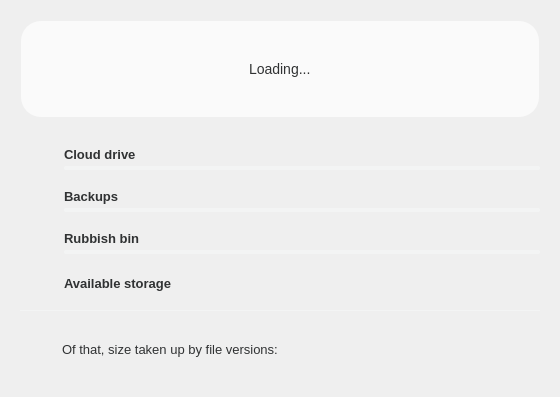
<?xml version="1.0" encoding="UTF-8"?>
<ui version="4.0">
 <class>AccountDetailsDialog</class>
 <widget class="QDialog" name="AccountDetailsDialog">
  <property name="enabled">
   <bool>true</bool>
  </property>
  <property name="geometry">
   <rect>
    <x>0</x>
    <y>0</y>
    <width>560</width>
    <height>397</height>
   </rect>
  </property>
  <property name="sizePolicy">
   <sizepolicy hsizetype="Fixed" vsizetype="Fixed">
    <horstretch>0</horstretch>
    <verstretch>0</verstretch>
   </sizepolicy>
  </property>
  <property name="minimumSize">
   <size>
    <width>560</width>
    <height>397</height>
   </size>
  </property>
  <property name="maximumSize">
   <size>
    <width>560</width>
    <height>397</height>
   </size>
  </property>
  <property name="windowTitle">
   <string>Account usage details</string>
  </property>
  <property name="windowIcon">
   <iconset theme="mega"/>
  </property>
  <property name="styleSheet">
   <string notr="true">/*ColorTokenIcon;Button;bCloudDrive;active;off;colorToken.icon-secondary*/
/*ColorTokenIcon;Button;bCloudDrive;normal;off;colorToken.icon-secondary*/
/*ColorTokenIcon;Button;bVault;active;off;colorToken.icon-secondary*/
/*ColorTokenIcon;Button;bVault;normal;off;colorToken.icon-secondary*/
/*ColorTokenIcon;Button;bRubbish;normal;off;colorToken.icon-secondary*/
/*ColorTokenIcon;Button;bRubbish;active;off;colorToken.icon-secondary*/
/*ColorTokenIcon;Button;bAvailable;normal;off;colorToken.icon-secondary*/
/*ColorTokenIcon;Button;bAvailable;active;off;colorToken.icon-secondary*/
/*ColorTokenIcon;Button;bVersionIcon;normal;off;colorToken.icon-secondary*/
/*ColorTokenIcon;Button;bVersionIcon;active;off;colorToken.icon-secondary*/

#wCircularStorage, #wCircularTransfer
{
qproperty-outerCircleBackgroundColor: #fff3f4f4; /*colorToken.surface-2*/
qproperty-innerCircleBackgroundColor: #ffffffff; /*colorToken.page-background*/

qproperty-lightOkProgressBarColors: #ff477ef7; /*colorToken.indicator-indigo*/
qproperty-darkOkProgressBarColors: #ff477ef7; /*colorToken.indicator-indigo*/
qproperty-lightWarnProgressBarColors: #fffb6514; /*colorToken.indicator-orange*/
qproperty-darkWarnProgressBarColors: #fffb6514; /*colorToken.indicator-orange*/
qproperty-lightFullProgressBarColors: #ffF63D6B; /*colorToken.indicator-pink*/
qproperty-darkFullProgressBarColors: #ffF63D6B; /*colorToken.indicator-pink*/

qproperty-okStateTextColor: #ff303233; /*colorToken.text-primary*/
}


#AccountDetailsDialog[storageState=&quot;ok&quot;] #headerBox #lUsedStorage
{
color: #ff09bf5b; /*colorToken.indicator-green*/
}

#AccountDetailsDialog[storageState=&quot;warning&quot;] #headerBox #lUsedStorage
{
color: #fffb6514; /*colorToken.indicator-orange*/
}

#AccountDetailsDialog[storageState=&quot;full&quot;] #headerBox #lUsedStorage
{
color: #fff63d6b; /*colorToken.indicator-pink*/
}

#AccountDetailsDialog[transferState=&quot;ok&quot;] #headerBox #lUsedTransfer
{
color: #ff09bf5b; /*colorToken.indicator-green*/
}

#AccountDetailsDialog[transferState=&quot;warning&quot;] #headerBox #lUsedTransfer
{
color: #fffb6514; /*colorToken.indicator-orange*/
}

#AccountDetailsDialog[transferState=&quot;full&quot;] #headerBox #lUsedTransfer
{
color: #fff63d6b; /*colorToken.indicator-pink*/
}

#AccountDetailsDialog[storageState=&quot;ok&quot;] #wDetailedUsage QProgressBar::chunk
{
background-color: #ff09bf5b; /*colorToken.indicator-green*/
}

#AccountDetailsDialog[storageState=&quot;warning&quot;] #wDetailedUsage QProgressBar::chunk
{
background-color: #fffb6514; /*colorToken.indicator-orange*/
}

#AccountDetailsDialog[storageState=&quot;full&quot;] #wDetailedUsage QProgressBar::chunk
{
background-color: #fff63d6b; /*colorToken.indicator-pink*/
}

#pLoading, #pStorageAndTransferUsage, #wStorageUsage, #wTransferUsage, #wStorageDetails, #wTransferDetails
{
background-color: transparent;
}

QGroupBox
{
margin-top: 10px;
margin-right: 10px;
margin-left: 10px;
margin-bottom: 10px;
border-radius: 15px;
}

#line
{
background-color: #fff3f4f4; /*colorToken.surface-2*/
border-style: none;
}

#headerBox
{
border-style:none;
border-radius:20px;
background-color: #fffafafa; /*colorToken.surface-1*/
}

QProgressBar
{
height: 4px;
min-height: 4px;
max-height: 4px;
border:0px;
border-radius: 2px;
background-color: #fff3f4f4; /*colorToken.surface-2*/
margin-bottom: 4px;
}

QProgressBar::chunk
{
background-color: #ff477EF7; /*colorToken.indicator-green*/
border-radius: 2px;
border:0px;
}

#wDetailedUsage QPushButton, #bVersionIcon
{
border-style: none;
background-color: transparent;
padding-left: 10px;
padding-right: 10px;
height: 22px;
color: transparent;
font-weight: bold;
}

#AccountDetailsDialog
{
border-radius: 0 0 4px 4px;
}

QLabel
{
background-color: transparent;
color: #ff303233; /*colorToken.text-primary*/
font-size: 13px;
}

#sHeader
{
    background-color: transparent;
}

#lCloudDrive, #lVault, #lRubbish, #lStorage, #lTransfer, #lAvailable
{
  font-weight: bold;
}

#lStorage, #lTransfer
{
  qproperty-alignment: 'AlignLeft | AlignVCenter';
}

#lCloudDrive, #lVault, #lRubbish, #lAvailable
{
    qproperty-alignment: 'AlignLeft | AlignBottom';
}

#wCloudDrive, #wRubbish, #wVault
{
    border: 0px;
}

#lStorage, #lTransfer, #lUsedStorage, #lUsedTransfer
{
    margin-left: 6px;
}

#lStorage, #lTransfer
{
    padding-bottom: 4px;
}

#lUsedCloudDrive, #lUsedVault,  #lUsedRubbish
{
    qproperty-alignment: 'AlignRight | AlignBottom';
    padding-right: 4px;
}

#lUsedByVersions
{
    qproperty-alignment: 'AlignRight | AlignVCenter';
    padding-right: 8px;
}

#wDetailedUsage
{
    min-height: 120px;
}

#bCloudDrive, #bVault, #bRubbish
{
    qproperty-iconSize: 24px;
}

#lLoading
{
    border-radius: 16px;
    background-color: transparent;
    height: 32px;
    max-height: 32px;
    min-height: 32px;
    min-width:10px;
    font-size: 14px;
    color: #ff303233; /*colorToken.text-primary*/
    padding-left:24px;
    padding-right:24px;
    qproperty-alignment: 'AlignVCenter | AlignHCenter';
}

#pLoading, #pStorageAndTransferUsage
{
    height: 96px;
    max-height: 96px;
    min-height: 96px;
}

#AccountDetailsDialog[loading=true]  #sHeader
{
    /* Loading page */
    qproperty-currentIndex: 0;
}

#AccountDetailsDialog[loading=false]  #sHeader
{
    /* Usage page */
    qproperty-currentIndex: 1;
}

#AccountDetailsDialog[accountType=&quot;free&quot;] #pStorageAndTransferUsage QStackedWidget, #AccountDetailsDialog[accountType=&quot;pro&quot;] #pStorageAndTransferUsage QStackedWidget
{
    /* Business account pages */
    qproperty-currentIndex: 0;
}

#AccountDetailsDialog[accountType=&quot;business&quot;]  #pStorageAndTransferUsage QStackedWidget
{
    /* Non-business account pages */
    qproperty-currentIndex: 1;
}

#pStorageAndTransferUsage #sStorage, #sTransfer
{
height: 65px;
width: 70px;
min-height: 65px;
min-width: 70px;
max-height: 65px;
max-width: 70px;
background-color: transparent;
}

#sStorage
{
margin-left: 10px;
}

#sTransfer
{
margin-left: 5px;
}

#wStorageUsage, #wTransferUsage
{
height: 96px;
width: 219px;
max-height: 96px;
min-height: 96px;
min-width:219px;
}

#wStorageUsage
{
    border-right: 1px solid transparent;
}

#wTransferUsage
{
    border-left: 1px solid transparent;
}

#pStorageAndTransferUsage QPushButton
{
    qproperty-iconSize: 44px;
    border:0px;
}

#AccountDetailsDialog[accountType=&quot;business&quot;] #bBusinessStorage
{
    qproperty-icon :url(:/images/storage_for_business.png);
}

#AccountDetailsDialog[accountType=&quot;business&quot;]  #bBusinessTransfer
{
    qproperty-icon :url(:/images/transfer_for_business.png);
}
</string>
  </property>
  <property name="sizeGripEnabled">
   <bool>false</bool>
  </property>
  <property name="modal">
   <bool>false</bool>
  </property>
  <layout class="QVBoxLayout" name="verticalLayout_6" stretch="0,1">
   <item>
    <widget class="QGroupBox" name="headerBox">
     <property name="title">
      <string/>
     </property>
     <property name="flat">
      <bool>true</bool>
     </property>
     <layout class="QVBoxLayout" name="verticalLayout_5">
      <property name="spacing">
       <number>0</number>
      </property>
      <property name="leftMargin">
       <number>0</number>
      </property>
      <property name="topMargin">
       <number>0</number>
      </property>
      <property name="rightMargin">
       <number>0</number>
      </property>
      <property name="bottomMargin">
       <number>0</number>
      </property>
      <item>
       <layout class="QHBoxLayout" name="horizontalLayout_2">
        <property name="spacing">
         <number>0</number>
        </property>
        <item>
         <widget class="QStackedWidget" name="sHeader">
          <widget class="QWidget" name="pLoading">
           <layout class="QGridLayout" name="gridLayout">
            <property name="leftMargin">
             <number>0</number>
            </property>
            <property name="topMargin">
             <number>0</number>
            </property>
            <property name="rightMargin">
             <number>0</number>
            </property>
            <property name="bottomMargin">
             <number>0</number>
            </property>
            <property name="spacing">
             <number>0</number>
            </property>
            <item row="2" column="1">
             <spacer name="verticalSpacer_6">
              <property name="orientation">
               <enum>Qt::Orientation::Vertical</enum>
              </property>
              <property name="sizeHint" stdset="0">
               <size>
                <width>103</width>
                <height>16</height>
               </size>
              </property>
             </spacer>
            </item>
            <item row="0" column="1">
             <spacer name="verticalSpacer_5">
              <property name="orientation">
               <enum>Qt::Orientation::Vertical</enum>
              </property>
              <property name="sizeHint" stdset="0">
               <size>
                <width>103</width>
                <height>16</height>
               </size>
              </property>
             </spacer>
            </item>
            <item row="1" column="1">
             <widget class="QLabel" name="lLoading">
              <property name="sizePolicy">
               <sizepolicy hsizetype="Minimum" vsizetype="Preferred">
                <horstretch>0</horstretch>
                <verstretch>0</verstretch>
               </sizepolicy>
              </property>
              <property name="text">
               <string>Loading...</string>
              </property>
             </widget>
            </item>
            <item row="1" column="0">
             <spacer name="horizontalSpacer_7">
              <property name="orientation">
               <enum>Qt::Orientation::Horizontal</enum>
              </property>
              <property name="sizeHint" stdset="0">
               <size>
                <width>40</width>
                <height>20</height>
               </size>
              </property>
             </spacer>
            </item>
            <item row="1" column="2">
             <spacer name="horizontalSpacer_8">
              <property name="orientation">
               <enum>Qt::Orientation::Horizontal</enum>
              </property>
              <property name="sizeHint" stdset="0">
               <size>
                <width>40</width>
                <height>20</height>
               </size>
              </property>
             </spacer>
            </item>
           </layout>
          </widget>
          <widget class="QWidget" name="pStorageAndTransferUsage">
           <layout class="QHBoxLayout" name="horizontalLayout_22">
            <property name="spacing">
             <number>0</number>
            </property>
            <property name="leftMargin">
             <number>0</number>
            </property>
            <property name="topMargin">
             <number>0</number>
            </property>
            <property name="rightMargin">
             <number>0</number>
            </property>
            <property name="bottomMargin">
             <number>0</number>
            </property>
            <item>
             <widget class="QWidget" name="wStorageUsage" native="true">
              <layout class="QHBoxLayout" name="horizontalLayout_23" stretch="0,1">
               <property name="spacing">
                <number>0</number>
               </property>
               <property name="leftMargin">
                <number>0</number>
               </property>
               <property name="topMargin">
                <number>0</number>
               </property>
               <property name="rightMargin">
                <number>0</number>
               </property>
               <property name="bottomMargin">
                <number>0</number>
               </property>
               <item>
                <widget class="QStackedWidget" name="sStorage">
                 <widget class="CircularUsageProgressBar" name="wCircularStorage"/>
                 <widget class="QWidget" name="wBusinessStorage">
                  <layout class="QHBoxLayout" name="horizontalLayout_24">
                   <property name="spacing">
                    <number>0</number>
                   </property>
                   <property name="leftMargin">
                    <number>0</number>
                   </property>
                   <property name="topMargin">
                    <number>0</number>
                   </property>
                   <property name="rightMargin">
                    <number>0</number>
                   </property>
                   <property name="bottomMargin">
                    <number>0</number>
                   </property>
                   <item>
                    <widget class="QPushButton" name="bBusinessStorage"/>
                   </item>
                  </layout>
                 </widget>
                </widget>
               </item>
               <item>
                <widget class="QWidget" name="wStorageDetails" native="true">
                 <layout class="QVBoxLayout" name="verticalLayout_2">
                  <property name="spacing">
                   <number>0</number>
                  </property>
                  <property name="leftMargin">
                   <number>0</number>
                  </property>
                  <property name="topMargin">
                   <number>0</number>
                  </property>
                  <property name="rightMargin">
                   <number>2</number>
                  </property>
                  <property name="bottomMargin">
                   <number>0</number>
                  </property>
                  <item>
                   <spacer name="verticalSpacer">
                    <property name="orientation">
                     <enum>Qt::Orientation::Vertical</enum>
                    </property>
                    <property name="sizeHint" stdset="0">
                     <size>
                      <width>20</width>
                      <height>40</height>
                     </size>
                    </property>
                   </spacer>
                  </item>
                  <item>
                   <widget class="QLabel" name="lStorage">
                    <property name="text">
                     <string>Storage</string>
                    </property>
                    <property name="indent">
                     <number>0</number>
                    </property>
                   </widget>
                  </item>
                  <item>
                   <widget class="QLabel" name="lUsedStorage">
                    <property name="text">
                     <string notr="true"/>
                    </property>
                    <property name="indent">
                     <number>0</number>
                    </property>
                   </widget>
                  </item>
                  <item>
                   <spacer name="verticalSpacer_2">
                    <property name="orientation">
                     <enum>Qt::Orientation::Vertical</enum>
                    </property>
                    <property name="sizeHint" stdset="0">
                     <size>
                      <width>20</width>
                      <height>40</height>
                     </size>
                    </property>
                   </spacer>
                  </item>
                 </layout>
                </widget>
               </item>
              </layout>
             </widget>
            </item>
            <item>
             <widget class="QWidget" name="wTransferUsage" native="true">
              <layout class="QHBoxLayout" name="horizontalLayout_25" stretch="0,1">
               <property name="spacing">
                <number>0</number>
               </property>
               <property name="leftMargin">
                <number>0</number>
               </property>
               <property name="topMargin">
                <number>0</number>
               </property>
               <property name="rightMargin">
                <number>0</number>
               </property>
               <property name="bottomMargin">
                <number>0</number>
               </property>
               <item>
                <widget class="QStackedWidget" name="sTransfer">
                 <widget class="CircularUsageProgressBar" name="wCircularTransfer"/>
                 <widget class="QWidget" name="wBusinessTransfer">
                  <layout class="QHBoxLayout" name="horizontalLayout_26">
                   <property name="spacing">
                    <number>0</number>
                   </property>
                   <property name="leftMargin">
                    <number>0</number>
                   </property>
                   <property name="topMargin">
                    <number>0</number>
                   </property>
                   <property name="rightMargin">
                    <number>0</number>
                   </property>
                   <property name="bottomMargin">
                    <number>0</number>
                   </property>
                   <item>
                    <widget class="QPushButton" name="bBusinessTransfer"/>
                   </item>
                  </layout>
                 </widget>
                </widget>
               </item>
               <item>
                <widget class="QWidget" name="wTransferDetails" native="true">
                 <layout class="QVBoxLayout" name="verticalLayout_14">
                  <property name="spacing">
                   <number>0</number>
                  </property>
                  <property name="leftMargin">
                   <number>0</number>
                  </property>
                  <property name="topMargin">
                   <number>0</number>
                  </property>
                  <property name="rightMargin">
                   <number>2</number>
                  </property>
                  <property name="bottomMargin">
                   <number>0</number>
                  </property>
                  <item>
                   <spacer name="verticalSpacer_3">
                    <property name="orientation">
                     <enum>Qt::Orientation::Vertical</enum>
                    </property>
                    <property name="sizeHint" stdset="0">
                     <size>
                      <width>20</width>
                      <height>40</height>
                     </size>
                    </property>
                   </spacer>
                  </item>
                  <item>
                   <widget class="QLabel" name="lTransfer">
                    <property name="text">
                     <string>Transfer</string>
                    </property>
                    <property name="indent">
                     <number>0</number>
                    </property>
                   </widget>
                  </item>
                  <item>
                   <widget class="QLabel" name="lUsedTransfer">
                    <property name="text">
                     <string notr="true"/>
                    </property>
                    <property name="indent">
                     <number>0</number>
                    </property>
                   </widget>
                  </item>
                  <item>
                   <spacer name="verticalSpacer_4">
                    <property name="orientation">
                     <enum>Qt::Orientation::Vertical</enum>
                    </property>
                    <property name="sizeHint" stdset="0">
                     <size>
                      <width>20</width>
                      <height>40</height>
                     </size>
                    </property>
                   </spacer>
                  </item>
                 </layout>
                </widget>
               </item>
              </layout>
             </widget>
            </item>
           </layout>
          </widget>
         </widget>
        </item>
       </layout>
      </item>
     </layout>
    </widget>
   </item>
   <item>
    <widget class="QWidget" name="wDetailedUsage" native="true">
     <property name="maximumSize">
      <size>
       <width>16777215</width>
       <height>16777215</height>
      </size>
     </property>
     <layout class="QVBoxLayout" name="verticalLayout_4">
      <property name="spacing">
       <number>10</number>
      </property>
      <item>
       <widget class="QWidget" name="wCloudDrive" native="true">
        <property name="sizePolicy">
         <sizepolicy hsizetype="Preferred" vsizetype="Fixed">
          <horstretch>0</horstretch>
          <verstretch>0</verstretch>
         </sizepolicy>
        </property>
        <property name="minimumSize">
         <size>
          <width>0</width>
          <height>32</height>
         </size>
        </property>
        <property name="maximumSize">
         <size>
          <width>16777215</width>
          <height>32</height>
         </size>
        </property>
        <layout class="QHBoxLayout" name="horizontalLayout">
         <property name="spacing">
          <number>12</number>
         </property>
         <property name="leftMargin">
          <number>0</number>
         </property>
         <property name="topMargin">
          <number>0</number>
         </property>
         <property name="rightMargin">
          <number>0</number>
         </property>
         <property name="bottomMargin">
          <number>0</number>
         </property>
         <item>
          <widget class="QPushButton" name="bCloudDrive">
           <property name="sizePolicy">
            <sizepolicy hsizetype="Fixed" vsizetype="Fixed">
             <horstretch>0</horstretch>
             <verstretch>0</verstretch>
            </sizepolicy>
           </property>
           <property name="minimumSize">
            <size>
             <width>32</width>
             <height>32</height>
            </size>
           </property>
           <property name="maximumSize">
            <size>
             <width>32</width>
             <height>32</height>
            </size>
           </property>
           <property name="icon">
            <iconset resource="../Resources.qrc">
             <normaloff>:/images/account_details/cloud.svg</normaloff>:/images/account_details/cloud.svg</iconset>
           </property>
           <property name="iconSize">
            <size>
             <width>24</width>
             <height>24</height>
            </size>
           </property>
          </widget>
         </item>
         <item>
          <layout class="QVBoxLayout" name="verticalLayout">
           <property name="spacing">
            <number>0</number>
           </property>
           <item>
            <layout class="QHBoxLayout" name="horizontalLayout_3">
             <property name="spacing">
              <number>0</number>
             </property>
             <item>
              <widget class="QLabel" name="lCloudDrive">
               <property name="text">
                <string>Cloud drive</string>
               </property>
              </widget>
             </item>
             <item>
              <widget class="QLabel" name="lUsedCloudDrive"/>
             </item>
            </layout>
           </item>
           <item>
            <widget class="QProgressBar" name="pbCloudDrive">
             <property name="value">
              <number>0</number>
             </property>
             <property name="textVisible">
              <bool>false</bool>
             </property>
            </widget>
           </item>
          </layout>
         </item>
        </layout>
       </widget>
      </item>
      <item>
       <widget class="QWidget" name="wVault" native="true">
        <property name="sizePolicy">
         <sizepolicy hsizetype="Preferred" vsizetype="Fixed">
          <horstretch>0</horstretch>
          <verstretch>0</verstretch>
         </sizepolicy>
        </property>
        <property name="minimumSize">
         <size>
          <width>0</width>
          <height>32</height>
         </size>
        </property>
        <property name="maximumSize">
         <size>
          <width>16777215</width>
          <height>32</height>
         </size>
        </property>
        <layout class="QHBoxLayout" name="horizontalLayout_21">
         <property name="spacing">
          <number>12</number>
         </property>
         <property name="leftMargin">
          <number>0</number>
         </property>
         <property name="topMargin">
          <number>0</number>
         </property>
         <property name="rightMargin">
          <number>0</number>
         </property>
         <property name="bottomMargin">
          <number>0</number>
         </property>
         <item>
          <widget class="QPushButton" name="bVault">
           <property name="sizePolicy">
            <sizepolicy hsizetype="Fixed" vsizetype="Fixed">
             <horstretch>0</horstretch>
             <verstretch>0</verstretch>
            </sizepolicy>
           </property>
           <property name="minimumSize">
            <size>
             <width>32</width>
             <height>32</height>
            </size>
           </property>
           <property name="maximumSize">
            <size>
             <width>32</width>
             <height>32</height>
            </size>
           </property>
           <property name="icon">
            <iconset resource="../Resources.qrc">
             <normaloff>:/images/account_details/database.svg</normaloff>:/images/account_details/database.svg</iconset>
           </property>
           <property name="iconSize">
            <size>
             <width>24</width>
             <height>24</height>
            </size>
           </property>
          </widget>
         </item>
         <item>
          <layout class="QVBoxLayout" name="verticalLayout_20">
           <property name="spacing">
            <number>0</number>
           </property>
           <item>
            <layout class="QHBoxLayout" name="horizontalLayout_30">
             <property name="spacing">
              <number>0</number>
             </property>
             <item>
              <widget class="QLabel" name="lVault">
               <property name="text">
                <string>Backups</string>
               </property>
              </widget>
             </item>
             <item>
              <widget class="QLabel" name="lUsedVault"/>
             </item>
            </layout>
           </item>
           <item>
            <widget class="QProgressBar" name="pbVault">
             <property name="value">
              <number>0</number>
             </property>
             <property name="textVisible">
              <bool>false</bool>
             </property>
            </widget>
           </item>
          </layout>
         </item>
        </layout>
       </widget>
      </item>
      <item>
       <widget class="QWidget" name="wRubbish" native="true">
        <property name="sizePolicy">
         <sizepolicy hsizetype="Preferred" vsizetype="Fixed">
          <horstretch>0</horstretch>
          <verstretch>0</verstretch>
         </sizepolicy>
        </property>
        <property name="minimumSize">
         <size>
          <width>0</width>
          <height>32</height>
         </size>
        </property>
        <property name="maximumSize">
         <size>
          <width>16777215</width>
          <height>32</height>
         </size>
        </property>
        <layout class="QHBoxLayout" name="horizontalLayout_7">
         <property name="spacing">
          <number>12</number>
         </property>
         <property name="leftMargin">
          <number>0</number>
         </property>
         <property name="topMargin">
          <number>0</number>
         </property>
         <property name="rightMargin">
          <number>0</number>
         </property>
         <property name="bottomMargin">
          <number>0</number>
         </property>
         <item>
          <widget class="QPushButton" name="bRubbish">
           <property name="sizePolicy">
            <sizepolicy hsizetype="Fixed" vsizetype="Fixed">
             <horstretch>0</horstretch>
             <verstretch>0</verstretch>
            </sizepolicy>
           </property>
           <property name="minimumSize">
            <size>
             <width>32</width>
             <height>32</height>
            </size>
           </property>
           <property name="maximumSize">
            <size>
             <width>32</width>
             <height>32</height>
            </size>
           </property>
           <property name="icon">
            <iconset resource="../Resources.qrc">
             <normaloff>:/images/account_details/trash.svg</normaloff>:/images/account_details/trash.svg</iconset>
           </property>
           <property name="iconSize">
            <size>
             <width>24</width>
             <height>24</height>
            </size>
           </property>
          </widget>
         </item>
         <item>
          <layout class="QVBoxLayout" name="verticalLayout_3">
           <property name="spacing">
            <number>0</number>
           </property>
           <item>
            <layout class="QHBoxLayout" name="horizontalLayout_4">
             <property name="spacing">
              <number>0</number>
             </property>
             <item>
              <widget class="QLabel" name="lRubbish">
               <property name="text">
                <string>Rubbish bin</string>
               </property>
              </widget>
             </item>
             <item>
              <widget class="QLabel" name="lUsedRubbish"/>
             </item>
            </layout>
           </item>
           <item>
            <widget class="QProgressBar" name="pbRubbish">
             <property name="value">
              <number>0</number>
             </property>
             <property name="textVisible">
              <bool>false</bool>
             </property>
            </widget>
           </item>
          </layout>
         </item>
        </layout>
       </widget>
      </item>
      <item>
       <widget class="QWidget" name="wAvailable" native="true">
        <property name="sizePolicy">
         <sizepolicy hsizetype="Preferred" vsizetype="Fixed">
          <horstretch>0</horstretch>
          <verstretch>0</verstretch>
         </sizepolicy>
        </property>
        <property name="minimumSize">
         <size>
          <width>0</width>
          <height>32</height>
         </size>
        </property>
        <property name="maximumSize">
         <size>
          <width>16777215</width>
          <height>32</height>
         </size>
        </property>
        <layout class="QHBoxLayout" name="horizontalLayout_12">
         <property name="spacing">
          <number>12</number>
         </property>
         <property name="leftMargin">
          <number>0</number>
         </property>
         <property name="topMargin">
          <number>0</number>
         </property>
         <property name="rightMargin">
          <number>0</number>
         </property>
         <property name="bottomMargin">
          <number>0</number>
         </property>
         <item>
          <widget class="QPushButton" name="bAvailable">
           <property name="sizePolicy">
            <sizepolicy hsizetype="Fixed" vsizetype="Fixed">
             <horstretch>0</horstretch>
             <verstretch>0</verstretch>
            </sizepolicy>
           </property>
           <property name="minimumSize">
            <size>
             <width>32</width>
             <height>32</height>
            </size>
           </property>
           <property name="maximumSize">
            <size>
             <width>32</width>
             <height>32</height>
            </size>
           </property>
           <property name="icon">
            <iconset resource="../Resources.qrc">
             <normaloff>:/images/account_details/pie.svg</normaloff>:/images/account_details/pie.svg</iconset>
           </property>
           <property name="iconSize">
            <size>
             <width>24</width>
             <height>24</height>
            </size>
           </property>
          </widget>
         </item>
         <item>
          <layout class="QHBoxLayout" name="horizontalLayout_13">
           <property name="spacing">
            <number>0</number>
           </property>
           <property name="rightMargin">
            <number>8</number>
           </property>
           <item alignment="Qt::AlignmentFlag::AlignVCenter">
            <widget class="QLabel" name="lAvailable">
             <property name="text">
              <string>Available storage</string>
             </property>
            </widget>
           </item>
           <item alignment="Qt::AlignmentFlag::AlignRight|Qt::AlignmentFlag::AlignVCenter">
            <widget class="QLabel" name="lAvailableStorage"/>
           </item>
          </layout>
         </item>
        </layout>
       </widget>
      </item>
      <item>
       <widget class="Line" name="line">
        <property name="sizePolicy">
         <sizepolicy hsizetype="Minimum" vsizetype="Minimum">
          <horstretch>0</horstretch>
          <verstretch>0</verstretch>
         </sizepolicy>
        </property>
        <property name="minimumSize">
         <size>
          <width>0</width>
          <height>1</height>
         </size>
        </property>
        <property name="maximumSize">
         <size>
          <width>16777215</width>
          <height>1</height>
         </size>
        </property>
        <property name="frameShadow">
         <enum>QFrame::Shadow::Plain</enum>
        </property>
        <property name="orientation">
         <enum>Qt::Orientation::Horizontal</enum>
        </property>
       </widget>
      </item>
      <item>
       <layout class="QHBoxLayout" name="horizontalLayout_6">
        <item>
         <widget class="QPushButton" name="bVersionIcon">
          <property name="sizePolicy">
           <sizepolicy hsizetype="Fixed" vsizetype="Fixed">
            <horstretch>0</horstretch>
            <verstretch>0</verstretch>
           </sizepolicy>
          </property>
          <property name="minimumSize">
           <size>
            <width>32</width>
            <height>32</height>
           </size>
          </property>
          <property name="maximumSize">
           <size>
            <width>32</width>
            <height>32</height>
           </size>
          </property>
          <property name="icon">
           <iconset resource="../Resources.qrc">
            <normaloff>:/images/account_details/versions.svg</normaloff>:/images/account_details/versions.svg</iconset>
          </property>
          <property name="iconSize">
           <size>
            <width>24</width>
            <height>24</height>
           </size>
          </property>
         </widget>
        </item>
        <item>
         <layout class="QHBoxLayout" name="horizontalLayout_5">
          <item>
           <widget class="QLabel" name="lVersions">
            <property name="sizePolicy">
             <sizepolicy hsizetype="Expanding" vsizetype="Preferred">
              <horstretch>0</horstretch>
              <verstretch>0</verstretch>
             </sizepolicy>
            </property>
            <property name="text">
             <string>Of that, size taken up by file versions:</string>
            </property>
            <property name="wordWrap">
             <bool>true</bool>
            </property>
           </widget>
          </item>
          <item>
           <widget class="QLabel" name="lUsedByVersions"/>
          </item>
         </layout>
        </item>
       </layout>
      </item>
     </layout>
    </widget>
   </item>
  </layout>
 </widget>
 <customwidgets>
  <customwidget>
   <class>CircularUsageProgressBar</class>
   <extends>QWidget</extends>
   <header>CircularUsageProgressBar.h</header>
   <container>1</container>
  </customwidget>
 </customwidgets>
 <resources>
  <include location="../Resources.qrc"/>
 </resources>
 <connections/>
</ui>
